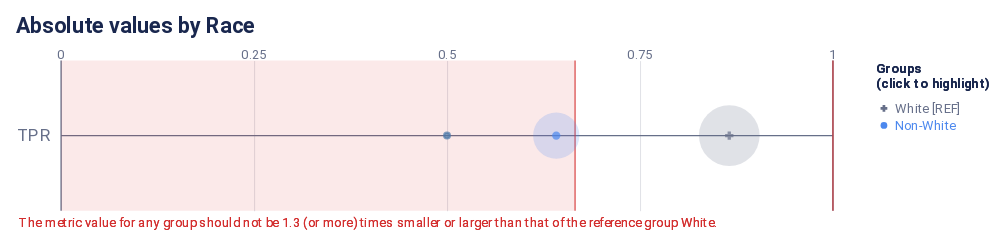

Source (notebook cell):
### Code cell
# for example, absolute values of the chosen metric for the poverty attribute

ap.absolute(bdf, metrics, 'Race', fairness_threshold = disparity_tolerance)

### Figure 1 — Vega-Lite specification as saved in the notebook (floating-point values rounded to 4 significant figures)
{"config": {"view": {"continuousWidth": 300, "continuousHeight": 300, "strokeWidth": 0}, "axisLeft": {"labelColor": "rgb(102, 111, 137)", "labelFont": "Roboto, Arial, sans-serif", "labelFontSize": 16}, "title": {"anchor": "start", "color": "rgb(25, 39, 78)", "font": "Roboto, Arial, sans-serif", "fontSize": 20, "fontWeight": "bold"}}, "layer": [{"data": {"name": "data-78a24f8f259b9cc9b956b5dcba116d02"}, "mark": {"type": "rule", "stroke": "rgb(102, 111, 137)", "strokeWidth": 1.25, "tooltip": null}, "encoding": {"x": {"field": "start", "scale": {"domain": [0, 1], "range": [40.0, 760.0]}, "type": "quantitative"}, "x2": {"field": "end"}, "y": {"axis": {"domain": false, "labelAngle": 0, "labelPadding": -30, "orient": "left", "ticks": false, "title": null}, "field": "y_position", "scale": {"domain": ["TPR"], "range": [17.5, 157.5]}, "type": "nominal"}}}, {"data": {"name": "data-530a0015f307685e83be78af23d6ae21"}, "mark": {"type": "rule", "stroke": "rgb(102, 111, 137)", "strokeWidth": 1.25, "tooltip": null}, "encoding": {"x": {"field": "x_position", "scale": {"domain": [0, 1], "range": [40.0, 760.0]}, "type": "quantitative"}, "y": {"value": 17.5}, "y2": {"value": 157.5}}}, {"data": {"name": "data-5583314adf91e201f1fae4954d44c62d"}, "mark": {"type": "text", "align": "center", "color": "rgb(102, 111, 137)", "font": "Roboto, Arial, sans-serif", "fontSize": 12, "fontWeight": "normal", "tooltip": null}, "encoding": {"text": {"field": "value", "type": "nominal"}, "x": {"field": "value", "scale": {"domain": [0, 1], "range": [40.0, 760.0]}, "type": "quantitative"}, "y": {"value": 12.25}}}, {"layer": [{"mark": {"type": "rect", "opacity": 0.8, "stroke": "rgb(211, 47, 47)", "strokeWidth": 1.25, "tooltip": null}, "encoding": {"x": {"field": "lower_threshold_value", "scale": {"domain": [0, 1], "range": [40.0, 760.0]}, "type": "quantitative"}, "x2": {"field": "lower_threshold_value"}, "y": {"axis": {"domain": false, "grid": false, "labels": false, "ticks": false, "title": null}, "field": "metric", "scale": {"domain": ["TPR"], "range": [17.5, 157.5]}, "type": "nominal"}}}, {"mark": {"type": "rect", "opacity": 0.8, "stroke": "rgb(211, 47, 47)", "strokeWidth": 1.25, "tooltip": null}, "encoding": {"x": {"field": "upper_threshold_value", "scale": {"domain": [0, 1], "range": [40.0, 760.0]}, "type": "quantitative"}, "x2": {"field": "upper_threshold_value"}, "y": {"axis": {"domain": false, "grid": false, "labels": false, "ticks": false, "title": null}, "field": "metric", "scale": {"domain": ["TPR"], "range": [17.5, 157.5]}, "type": "nominal"}}}, {"layer": [{"mark": {"type": "rect", "fill": "rgb(211, 47, 47)", "opacity": 0.1, "tooltip": null}, "encoding": {"x": {"field": "lower_threshold_value", "scale": {"domain": [0, 1], "range": [40.0, 760.0]}, "type": "quantitative"}, "x2": {"field": "lower_end"}, "y": {"axis": {"domain": false, "grid": false, "labels": false, "ticks": false, "title": null}, "field": "metric", "scale": {"domain": ["TPR"], "range": [17.5, 157.5]}, "type": "nominal"}}}, {"mark": {"type": "rect", "fill": "rgb(211, 47, 47)", "opacity": 0.1, "tooltip": null}, "encoding": {"x": {"field": "upper_threshold_value", "scale": {"domain": [0, 1], "range": [40.0, 760.0]}, "type": "quantitative"}, "x2": {"field": "upper_end"}, "y": {"axis": {"domain": false, "grid": false, "labels": false, "ticks": false, "title": null}, "field": "metric", "scale": {"domain": ["TPR"], "range": [17.5, 157.5]}, "type": "nominal"}}}]}, {"layer": [{"mark": {"type": "text", "align": "left", "baseline": "top", "fill": "rgb(211, 47, 47)", "font": "Roboto, Arial, sans-serif", "fontSize": 12, "fontWeight": "normal", "tooltip": null}, "encoding": {"text": {"value": "The metric value for any group should not be 1.3 (or more) times smaller or larger than that of the reference group White."}, "x": {"value": 0}, "y": {"value": 163.3}}}], "data": {"name": "data-de84bc8c822dac0bd3b12b0342548471"}}], "data": {"name": "data-e5c4519502e39a4452d35746a658cdc2"}}, {"layer": [{"data": {"name": "empty"}, "mark": {"type": "circle"}}, {"data": {"name": "data-4046dc4eff4221b758a03b9fa04c9a02"}, "mark": {"type": "circle", "cursor": "pointer", "opacity": 0.2}, "encoding": {"color": {"condition": {"param": "param_9", "empty": true, "field": "attribute_value", "legend": null, "scale": {"domain": ["White", "Non-White"], "range": ["rgb(102, 111, 137)", "rgb(76, 136, 238)", "rgb(254, 97, 0)", "rgb(220, 38, 127)", "rgb(255, 176, 0)", "rgb(150, 95, 230)"]}, "type": "nominal"}, "value": "rgb(225, 226, 231)"}, "size": {"field": "group_size", "legend": null, "scale": {"domain": [0, 258.0], "range": [0, 3848.0]}, "type": "quantitative"}, "tooltip": [{"field": "attribute_value", "title": "Group", "type": "nominal"}, {"field": "tooltip_group_size", "title": "Group Size", "type": "nominal"}, {"field": "tooltip_disparity_explanation_tpr", "title": "Disparity", "type": "nominal"}, {"field": "tpr", "format": ".2f", "title": "TPR", "type": "quantitative"}], "x": {"axis": {"domain": false, "gridColor": "rgb(225, 226, 231)", "labels": false, "ticks": false, "title": null, "values": [0.25, 0.5, 0.75]}, "field": "tpr", "scale": {"domain": [0, 1], "range": [40.0, 760.0]}, "type": "quantitative"}, "y": {"axis": {"domain": false, "grid": false, "labels": false, "ticks": false, "title": null}, "field": "metric_variable", "scale": {"domain": ["TPR"], "range": [17.5, 157.5]}, "type": "nominal"}}, "name": "view_10", "transform": [{"calculate": "'TPR'", "as": "metric_variable"}]}, {"layer": [{"data": {"name": "empty"}, "mark": {"type": "point"}}, {"data": {"name": "data-4046dc4eff4221b758a03b9fa04c9a02"}, "mark": {"type": "point", "cursor": "pointer", "filled": true, "size": 60}, "encoding": {"color": {"condition": {"param": "param_9", "empty": true, "field": "attribute_value", "legend": null, "scale": {"domain": ["White", "Non-White"], "range": ["rgb(102, 111, 137)", "rgb(76, 136, 238)", "rgb(254, 97, 0)", "rgb(220, 38, 127)", "rgb(255, 176, 0)", "rgb(150, 95, 230)"]}, "type": "nominal"}, "value": "rgb(225, 226, 231)"}, "shape": {"field": "attribute_value", "legend": null, "scale": {"domain": ["White", "Non-White"], "range": ["cross", "circle"]}, "type": "nominal"}, "tooltip": [{"field": "attribute_value", "title": "Group", "type": "nominal"}, {"field": "tooltip_group_size", "title": "Group Size", "type": "nominal"}, {"field": "tooltip_disparity_explanation_tpr", "title": "Disparity", "type": "nominal"}, {"field": "tpr", "format": ".2f", "title": "TPR", "type": "quantitative"}], "x": {"axis": {"domain": false, "gridColor": "rgb(225, 226, 231)", "labels": false, "ticks": false, "title": null, "values": [0.25, 0.5, 0.75]}, "field": "tpr", "scale": {"domain": [0, 1], "range": [40.0, 760.0]}, "type": "quantitative"}, "y": {"axis": {"domain": false, "grid": false, "labels": false, "ticks": false, "title": null}, "field": "metric_variable", "scale": {"domain": ["TPR"], "range": [17.5, 157.5]}, "type": "nominal"}}, "name": "view_9", "transform": [{"calculate": "'TPR'", "as": "metric_variable"}]}]}]}, {"layer": [{"mark": {"type": "point", "cursor": "pointer", "filled": true, "opacity": 1, "size": 40}, "encoding": {"color": {"condition": {"param": "param_9", "empty": true, "field": "attribute_value", "legend": null, "scale": {"domain": ["White", "Non-White"], "range": ["rgb(102, 111, 137)", "rgb(76, 136, 238)", "rgb(254, 97, 0)", "rgb(220, 38, 127)", "rgb(255, 176, 0)", "rgb(150, 95, 230)"]}, "type": "nominal"}, "value": "rgb(225, 226, 231)"}, "shape": {"field": "attribute_value", "legend": null, "scale": {"domain": ["White", "Non-White"], "range": ["cross", "circle"]}, "type": "nominal"}, "x": {"value": 807.6}, "y": {"axis": {"domain": false, "grid": false, "labels": false, "ticks": false, "title": null}, "field": "attribute_value", "scale": {"domain": ["White", "Non-White"], "range": [54, 86]}, "type": "nominal"}}, "name": "view_11"}, {"mark": {"type": "text", "align": "left", "baseline": "middle", "cursor": "pointer", "font": "Roboto, Arial, sans-serif", "fontSize": 12, "fontWeight": "normal"}, "encoding": {"color": {"condition": {"param": "param_9", "empty": true, "field": "attribute_value", "legend": null, "scale": {"domain": ["White", "Non-White"], "range": ["rgb(102, 111, 137)", "rgb(76, 136, 238)", "rgb(254, 97, 0)", "rgb(220, 38, 127)", "rgb(255, 176, 0)", "rgb(150, 95, 230)"]}, "type": "nominal"}, "value": "rgb(225, 226, 231)"}, "text": {"field": "label", "type": "nominal"}, "x": {"value": 818.1}, "y": {"axis": {"domain": false, "grid": false, "labels": false, "ticks": false, "title": null}, "field": "attribute_value", "scale": {"domain": ["White", "Non-White"], "range": [54, 86]}, "type": "nominal"}}, "name": "view_12"}, {"data": {"name": "data-de84bc8c822dac0bd3b12b0342548471"}, "mark": {"type": "text", "align": "left", "baseline": "top", "color": "rgb(25, 39, 78)", "font": "Roboto, Arial, sans-serif", "fontSize": 12, "fontWeight": "bold"}, "encoding": {"text": {"value": "(click to highlight)"}, "x": {"value": 800}, "y": {"value": 34}}}, {"data": {"name": "data-de84bc8c822dac0bd3b12b0342548471"}, "mark": {"type": "text", "align": "left", "baseline": "top", "color": "rgb(25, 39, 78)", "font": "Roboto, Arial, sans-serif", "fontSize": 12, "fontWeight": "bold"}, "encoding": {"text": {"value": "Groups"}, "x": {"value": 800}, "y": {"value": 20}}}], "data": {"name": "data-66361468080dc7f1f6cc60d8d8116309"}}], "height": 175, "padding": {"top": 15, "bottom": 10.0, "left": 15, "right": 15}, "params": [{"name": "param_11", "select": {"type": "point", "fields": ["attribute_value"]}, "views": ["view_10"]}, {"name": "param_10", "select": {"type": "point", "fields": ["attribute_value"]}, "views": ["view_9"]}, {"name": "param_9", "select": {"type": "point", "fields": ["attribute_value"]}, "views": ["view_11"]}, {"name": "param_12", "select": {"type": "point", "fields": ["attribute_value"]}, "views": ["view_12"]}], "resolve": {"scale": {"size": "independent", "y": "independent"}}, "title": "Absolute values by Race", "usermeta": {"embedOptions": {"scaleFactor": 5, "downloadFileName": "absolute_chart"}}, "width": 800, "$schema": "https://vega.github.io/schema/vega-lite/v5.17.0.json", "datasets": {"data-78a24f8f259b9cc9b956b5dcba116d02": [{"y_position": "TPR", "start": 0, "end": 1}], "data-530a0015f307685e83be78af23d6ae21": [{"x_position": 0}, {"x_position": 1}], "data-5583314adf91e201f1fae4954d44c62d": [{"value": 0.0}, {"value": 0.25}, {"value": 0.5}, {"value": 0.75}, {"value": 1.0}], "data-e5c4519502e39a4452d35746a658cdc2": [{"lower_end": 0, "upper_end": 1, "lower_threshold_value": 0.6659, "upper_threshold_value": 1, "metric": "TPR"}], "data-de84bc8c822dac0bd3b12b0342548471": [{"a": 1, "b": 0}, {"a": 1, "b": 0}], "empty": [{}], "data-4046dc4eff4221b758a03b9fa04c9a02": [{"attribute_name": "Race", "attribute_value": "Non-White", "group_size": 125, "total_entities": 340, "tpr": 0.6415, "tpr_disparity": 0.7411, "tpr_disparity_scaled": -0.3494, "tooltip_group_size": "125 (36.76%)", "tooltip_disparity_explanation_tpr": "1.35 times smaller TPR than the reference group"}, {"attribute_name": "Race", "attribute_value": "White", "group_size": 215, "total_entities": 340, "tpr": 0.8657, "tpr_disparity": 1.0, "tpr_disparity_scaled": 0.0, "tooltip_group_size": "215 (63.24%)", "tooltip_disparity_explanation_tpr": "Reference group"}], "data-66361468080dc7f1f6cc60d8d8116309": [{"attribute_value": "White", "label": "White [REF]"}, {"attribute_value": "Non-White", "label": "Non-White"}]}}
